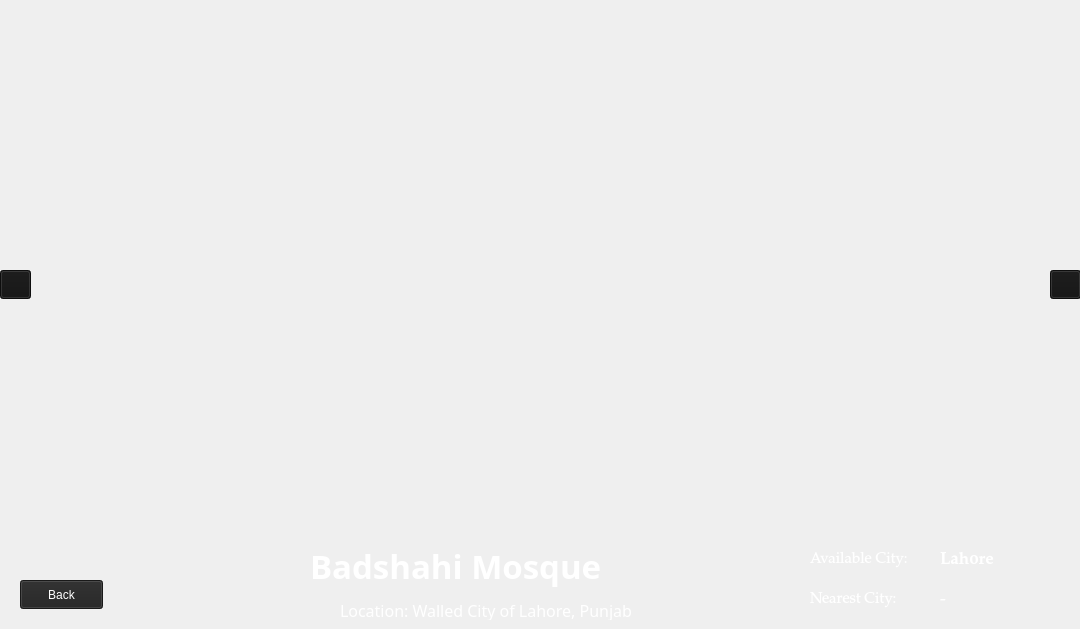
<?xml version="1.0" encoding="UTF-8"?>
<ui version="4.0">
 <class>PakTour</class>
 <widget class="QMainWindow" name="PakTour">
  <property name="geometry">
   <rect>
    <x>0</x>
    <y>0</y>
    <width>1080</width>
    <height>629</height>
   </rect>
  </property>
  <property name="windowTitle">
   <string>Pakistan Tour</string>
  </property>
  <property name="windowIcon">
   <iconset>
    <normaloff>C:/Users/SAAD COMMUNICATION/Downloads/chrome_hqmSI9koUf (2).png</normaloff>C:/Users/SAAD COMMUNICATION/Downloads/chrome_hqmSI9koUf (2).png</iconset>
  </property>
  <widget class="QWidget" name="centralwidget">
   <property name="styleSheet">
    <string notr="true"/>
   </property>
   <widget class="QLabel" name="label">
    <property name="geometry">
     <rect>
      <x>0</x>
      <y>0</y>
      <width>1150</width>
      <height>689</height>
     </rect>
    </property>
    <property name="text">
     <string/>
    </property>
    <property name="pixmap">
     <pixmap>C:/Users/SAAD COMMUNICATION/Pictures/Badshahi Mosque.png</pixmap>
    </property>
    <property name="scaledContents">
     <bool>true</bool>
    </property>
   </widget>
   <widget class="QLabel" name="label_2">
    <property name="geometry">
     <rect>
      <x>310</x>
      <y>540</y>
      <width>491</width>
      <height>51</height>
     </rect>
    </property>
    <property name="font">
     <font>
      <family>Castellar</family>
      <pointsize>25</pointsize>
      <bold>true</bold>
     </font>
    </property>
    <property name="autoFillBackground">
     <bool>false</bool>
    </property>
    <property name="styleSheet">
     <string notr="true">color: rgb(255, 255, 255);

</string>
    </property>
    <property name="text">
     <string>Badshahi Mosque</string>
    </property>
   </widget>
   <widget class="QPushButton" name="pushButton">
    <property name="geometry">
     <rect>
      <x>1050</x>
      <y>270</y>
      <width>31</width>
      <height>29</height>
     </rect>
    </property>
    <property name="styleSheet">
     <string notr="true">background-color: rgb(20, 20, 20);</string>
    </property>
    <property name="text">
     <string/>
    </property>
    <property name="icon">
     <iconset>
      <normaloff>C:/Users/SAAD COMMUNICATION/Downloads/toppng.com-right-arrow-png-transparent-800x800.png</normaloff>C:/Users/SAAD COMMUNICATION/Downloads/toppng.com-right-arrow-png-transparent-800x800.png</iconset>
    </property>
   </widget>
   <widget class="QPushButton" name="pushButton_2">
    <property name="geometry">
     <rect>
      <x>0</x>
      <y>270</y>
      <width>31</width>
      <height>29</height>
     </rect>
    </property>
    <property name="styleSheet">
     <string notr="true">background-color: rgb(20, 20, 20);</string>
    </property>
    <property name="text">
     <string/>
    </property>
    <property name="icon">
     <iconset>
      <normaloff>C:/Users/SAAD COMMUNICATION/Downloads/Untitled (2).png</normaloff>C:/Users/SAAD COMMUNICATION/Downloads/Untitled (2).png</iconset>
    </property>
   </widget>
   <widget class="QLabel" name="label_3">
    <property name="geometry">
     <rect>
      <x>0</x>
      <y>540</y>
      <width>1301</width>
      <height>91</height>
     </rect>
    </property>
    <property name="styleSheet">
     <string notr="true">opacity: 0.5;
</string>
    </property>
    <property name="text">
     <string/>
    </property>
    <property name="pixmap">
     <pixmap>C:/Users/SAAD COMMUNICATION/Downloads/output-onlinepngtools.png</pixmap>
    </property>
    <property name="scaledContents">
     <bool>true</bool>
    </property>
   </widget>
   <widget class="QLabel" name="label_4">
    <property name="geometry">
     <rect>
      <x>340</x>
      <y>600</y>
      <width>481</width>
      <height>20</height>
     </rect>
    </property>
    <property name="font">
     <font>
      <family>Footlight MT Light</family>
      <pointsize>12</pointsize>
     </font>
    </property>
    <property name="styleSheet">
     <string notr="true">color: rgb(255, 255, 255);</string>
    </property>
    <property name="text">
     <string>Location: Walled City of Lahore, Punjab</string>
    </property>
   </widget>
   <widget class="QLabel" name="label_5">
    <property name="geometry">
     <rect>
      <x>810</x>
      <y>590</y>
      <width>121</width>
      <height>20</height>
     </rect>
    </property>
    <property name="font">
     <font>
      <family>Palatino Linotype</family>
      <pointsize>11</pointsize>
     </font>
    </property>
    <property name="styleSheet">
     <string notr="true">color: rgb(255, 255, 255);</string>
    </property>
    <property name="text">
     <string>Nearest City:</string>
    </property>
   </widget>
   <widget class="QLabel" name="label_6">
    <property name="geometry">
     <rect>
      <x>810</x>
      <y>550</y>
      <width>131</width>
      <height>20</height>
     </rect>
    </property>
    <property name="font">
     <font>
      <family>Palatino Linotype</family>
      <pointsize>11</pointsize>
     </font>
    </property>
    <property name="styleSheet">
     <string notr="true">color: rgb(255, 255, 255);</string>
    </property>
    <property name="text">
     <string>Available City:</string>
    </property>
   </widget>
   <widget class="QLabel" name="label_7">
    <property name="geometry">
     <rect>
      <x>940</x>
      <y>550</y>
      <width>111</width>
      <height>20</height>
     </rect>
    </property>
    <property name="font">
     <font>
      <family>Palatino Linotype</family>
      <pointsize>13</pointsize>
      <bold>true</bold>
     </font>
    </property>
    <property name="styleSheet">
     <string notr="true">color: rgb(255, 255, 255);</string>
    </property>
    <property name="text">
     <string>Lahore</string>
    </property>
   </widget>
   <widget class="QLabel" name="label_8">
    <property name="geometry">
     <rect>
      <x>940</x>
      <y>590</y>
      <width>101</width>
      <height>20</height>
     </rect>
    </property>
    <property name="font">
     <font>
      <family>Palatino Linotype</family>
      <pointsize>13</pointsize>
     </font>
    </property>
    <property name="styleSheet">
     <string notr="true">color: rgb(255, 255, 255);</string>
    </property>
    <property name="text">
     <string>-</string>
    </property>
   </widget>
   <widget class="QPushButton" name="pushButton_3">
    <property name="geometry">
     <rect>
      <x>20</x>
      <y>580</y>
      <width>83</width>
      <height>29</height>
     </rect>
    </property>
    <property name="cursor">
     <cursorShape>PointingHandCursor</cursorShape>
    </property>
    <property name="styleSheet">
     <string notr="true">color: rgb(255, 255, 255);
background-color: rgb(35, 35, 35);</string>
    </property>
    <property name="text">
     <string>Back</string>
    </property>
   </widget>
   <zorder>label</zorder>
   <zorder>pushButton</zorder>
   <zorder>pushButton_2</zorder>
   <zorder>label_3</zorder>
   <zorder>label_2</zorder>
   <zorder>label_5</zorder>
   <zorder>label_6</zorder>
   <zorder>label_7</zorder>
   <zorder>label_8</zorder>
   <zorder>label_4</zorder>
   <zorder>pushButton_3</zorder>
  </widget>
 </widget>
 <resources/>
 <connections/>
</ui>
